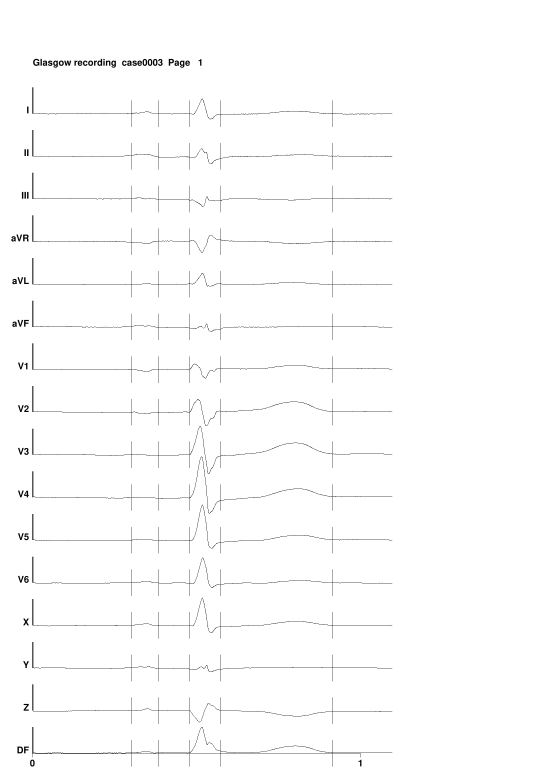
#> input picture runs/p0b/plot-1.png, 1653 x 2339 px (shown at 1/3 size)
$ python physionet_lead_matching.py
#> lines starting #> are read from the running program, lines starting #| are printed output that depends on the picture; after the words box and inside, x2 and y2 are one past the last pixel; in counts of white or black regions, pixels touching at a corner belong together
"""P0b: recover real V1-V6 electrode positions from the PhysioNet/CinC 2007 data.

The released files do not state which of the 120 electrodes are V1-V6, but the
15-lead waveform plot (`case0003_15.pdf`) and the 352-node body-surface
potential matrix (`case0003_dat.mat`, 352 x 1095) describe the same record.
This script digitises the V1-V6 waveforms from the plot, matches each to the
best-correlating torso node, and maps the matched nodes to the released 3D
electrode coordinates.  The recovered positions are then used to check the
vertical rule (SNND 19.3 cm to the 4th intercostal level, 2 cm rib spacing).

Run:
    $ISAACSIM_ENV/bin/python scripts/physionet_lead_matching.py
"""
from __future__ import annotations

import json
import subprocess
import sys
from pathlib import Path

import numpy as np

PROJECT_ROOT = Path(__file__).resolve().parents[1]
sys.path.insert(0, str(PROJECT_ROOT))

EXTERNAL_DIR = PROJECT_ROOT / "assets" / "external" / "physionet_cinc2007"
WORK_DIR = PROJECT_ROOT / "runs" / "p0b"
PDF_URL = (
    "https://physionet.org/files/challenge-2007/1.0.0/data/case0003_15.pdf"
)
MAT_URL = (
    "https://physionet.org/files/challenge-2007/1.0.0/data/case0003_dat.mat"
)

LEAD_ORDER = (
    "I", "II", "III", "aVR", "aVL", "aVF",
    "V1", "V2", "V3", "V4", "V5", "V6",
    "X", "Y", "Z", "DF",
)
PLOT_X0, PLOT_X1 = 214, 1177
PANEL_SPACING = 128


def download(url: str, path: Path) -> Path:
    if not path.is_file():
        subprocess.run(["curl", "-s", "-m", "120", "-o", str(path), url], check=True)
#> (this line was passed over: subprocess is not available in this run)
    return path


def digitise(pdf_path: Path) -> dict:
    """Extract one waveform per lead panel from the 15-lead plot."""
    from PIL import Image

    png_prefix = WORK_DIR / "plot"
    if not (WORK_DIR / "plot-1.png").is_file():
        subprocess.run(
            ["pdftoppm", "-r", "200", "-png", "-f", "1", "-l", "1",
             str(pdf_path), str(png_prefix)],
            check=True,
        )
    image = np.array(Image.open(WORK_DIR / "plot-1.png").convert("L"))
    dark = image < 128
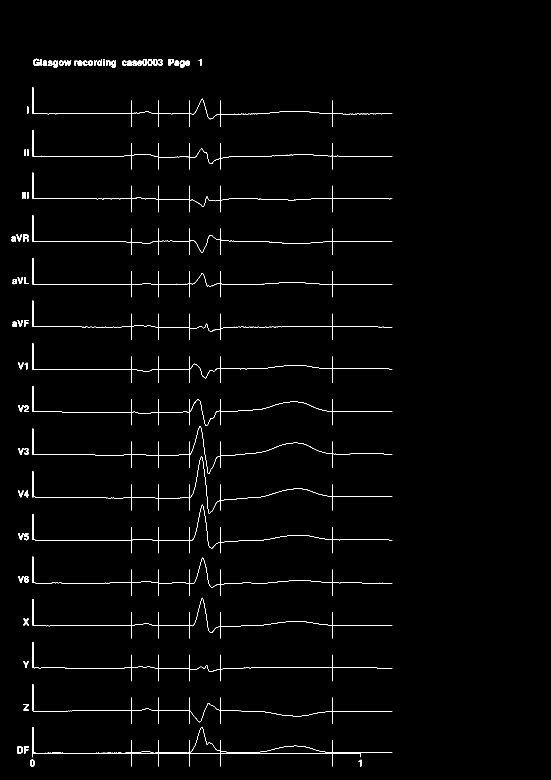
#> dark: shape (2339, 1653) bool (shown at 1/3 size); 1% white in thin lines or dots, all inside (x1, y1, x2, y2) = (34, 176, 1177, 2300)
    width = image.shape[1]
#> width = 1653

    # locate label bands (left column) to find the 16 panel centres
    label_cols = dark[:, : int(width * 0.13)]
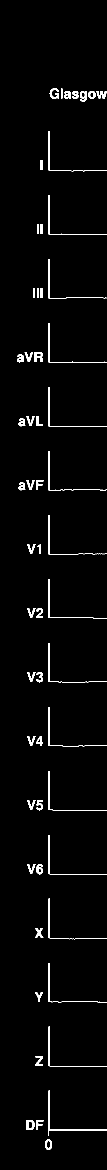
#> label_cols: shape (2339, 214) bool (shown at 1/2 size); 2.3% white; 57 white regions, largest, box (x1, y1, x2, y2) and area: (97, 2181, 214, 2272) 488, (97, 902, 214, 981) 361, (97, 646, 214, 726) 360
    rows = np.where(label_cols.sum(axis=1) > 3)[0]
#> rows = 392 values from 177 to 2298
    bands = []
    start = prev = rows[0]
#> start = 177; prev = 177
    for row in rows[1:]:
        if row - prev > 10:
            bands.append((start, prev))
            start = row
        prev = row
#> this loop made 391 passes
#> (row, start, prev) on passes 26, 49: (320, 320, 320), (448, 448, 448)
#> start on passes 71, 92, 114, 136, 157, 178: 576, 704, 832, 960, 1088, 1216
#> after the loop, bands = [(177, 202), (320, 342), (448, 469), (576, 596), (704, 725), (832, 853), (960, 980), (1088, 1108), (1216, 1236), (1344, 1364), (1472, 1492), (1600, 1621), (1728, 1749), (1856, 1878), (1984, 2004), (2112, 2133), (2240, 2260)]
    bands.append((start, prev))
    centres = [(b[0] + b[1]) // 2 for b in bands][: len(LEAD_ORDER)]
#> centres = [189, 331, 458, 586, 714, 842, 970, 1098, 1226, 1354, 1482, 1610, 1738, 1867, 1994, 2122]

    signals = {}
    half = PANEL_SPACING // 2 - 4
    for name, centre in zip(LEAD_ORDER, centres):
        band = dark[centre - half : centre + half, PLOT_X0:PLOT_X1]
        values = np.full(band.shape[1], np.nan)
        for column in range(band.shape[1]):
            rows_dark = np.where(band[:, column])[0]
            if rows_dark.size:
                values[column] = float(np.median(rows_dark))
        good = np.isfinite(values)
        if good.sum() < band.shape[1] * 0.5:
            continue
        values = np.interp(
            np.arange(band.shape[1]),
            np.where(good)[0],
            values[good],
        )
        signals[name] = -values  # image y grows downward
#> this loop made 16 passes
#> (name, centre) on passes 1 to 12: ('I', 189), ('II', 331), ('III', 458), ('aVR', 586), ('aVL', 714), ('aVF', 842), ('V1', 970), ('V2', 1098), ('V3', 1226), ('V4', 1354), ('V5', 1482), ('V6', 1610)
#> pass 1, in digitise, `band = dark[centre - half : centre + half, PLOT_X0:PLOT_X1]`:
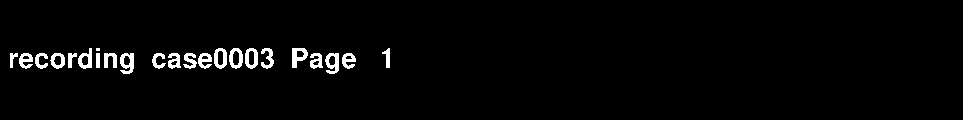
#> band: shape (120, 963) bool; 2.6% white; 23 white regions (1 under 20 px), largest, box (x1, y1, x2, y2) and area: (120, 53, 134, 74) 193, (292, 48, 308, 68) 187, (325, 53, 339, 74) 187
#> pass 2, in digitise, `band = dark[centre - half : centre + half, PLOT_X0:PLOT_X1]`:
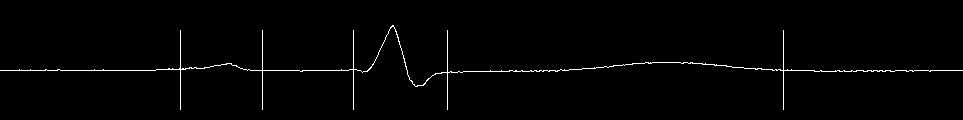
#> band: shape (120, 963) bool; 1.3% white in thin lines or dots, all inside (x1, y1, x2, y2) = (0, 25, 963, 110)
#> pass 3, in digitise, `band = dark[centre - half : centre + half, PLOT_X0:PLOT_X1]`:
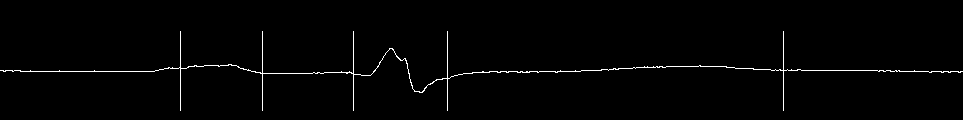
#> band: shape (120, 963) bool; 1.3% white in thin lines or dots, all inside (x1, y1, x2, y2) = (0, 31, 963, 111)
#> after the loop, signals = 15 items
    return signals


def bandpass(signal: np.ndarray, window: int = 51) -> np.ndarray:
    kernel = np.ones(window) / window
    baseline = np.convolve(signal, kernel, mode="same")
    return signal - baseline


def main() -> None:
    WORK_DIR.mkdir(parents=True, exist_ok=True)
    pdf_path = download(PDF_URL, WORK_DIR / "case0003_15.pdf")
    mat_path = download(MAT_URL, WORK_DIR / "case0003_dat.mat")

    signals = digitise(pdf_path)
#> signals = 15 items
    print(f"digitised leads: {sorted(signals)}", flush=True)
#| digitised leads: ['DF', 'II', 'III', 'V1', 'V2', 'V3', 'V4', 'V5', 'V6', 'X', 'Y', 'Z', 'aVF', 'aVL', 'aVR']
    if not all(name in signals for name in ("V1", "V2", "V3", "V4", "V5", "V6")):
        raise RuntimeError("V1-V6 panels were not digitised")

    import scipy.io as sio

#> (the run stopped early here; a loop or call above may not have finished)
